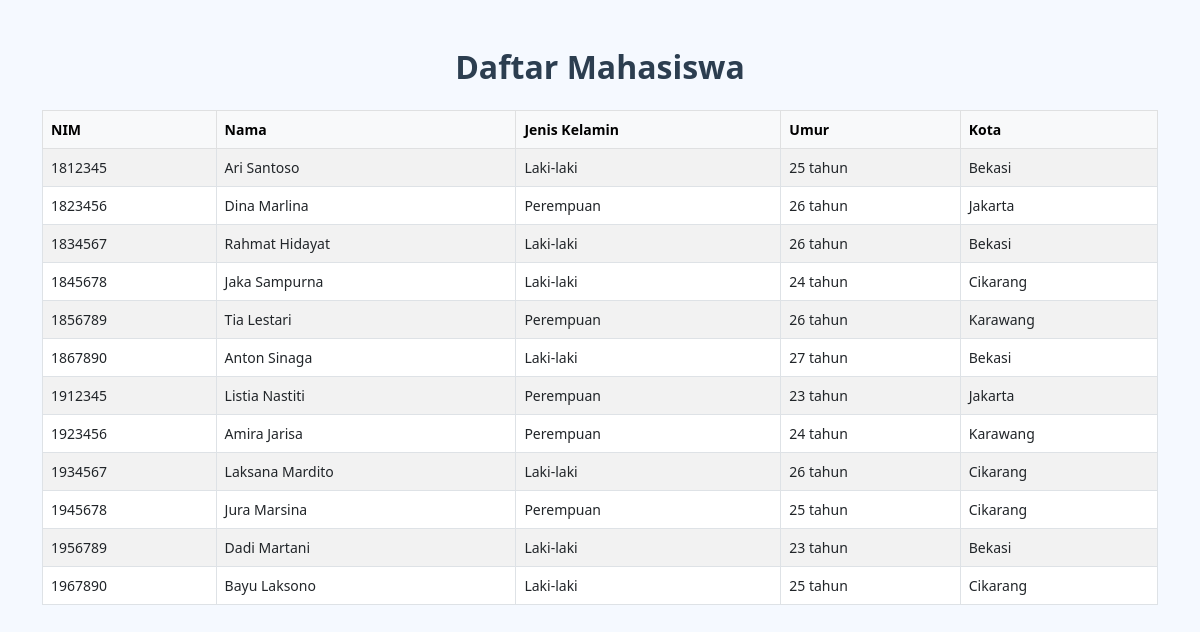
The app's page /uas_basisdata_tiara/daftar_mahasiswa.php with its own data.
### tables this page shows
CREATE TABLE `mahasiswa` (
  `nim` varchar(10) NOT NULL,
  `nama` varchar(100) DEFAULT NULL,
  `jk` varchar(15) DEFAULT NULL,
  `tgl_lahir` date DEFAULT NULL,
  `jalan` varchar(100) DEFAULT NULL,
  `kota` varchar(50) DEFAULT NULL,
  `kodepos` varchar(10) DEFAULT NULL,
  `no_hp` varchar(15) DEFAULT NULL,
  `kd_ds` varchar(10) DEFAULT NULL
);

### uas_basisdata_tiara/daftar_mahasiswa.php (the view, shortened to what this page needs)
<?php
include 'koneksi.php';
?>
<!DOCTYPE html>
<html>
<head>
  <link href="https://cdn.jsdelivr.net/npm/bootstrap@5.3.0/dist/css/bootstrap.min.css" rel="stylesheet">
  <link rel="stylesheet" href="style.css">
</head>
<body>
  <div class="container mt-5">
    <h2 class="text-center mb-4">Daftar Mahasiswa</h2>
    <table class="table table-bordered table-striped">
      <thead class="table-light">
        <tr>
          <th>NIM</th>
          <th>Nama</th>
          <th>Jenis Kelamin</th>
          <th>Umur</th>
          <th>Kota</th>
        </tr>
      </thead>
      <tbody>
        <?php
        $sql = "SELECT nim, nama,
                       jenis_kelamin_lengkap(jk) AS jk_lengkap,
                       hitung_umur(tgl_lahir) AS umur,
                       kota
                FROM mahasiswa";
        $result = mysqli_query($conn, $sql);
        while ($row = mysqli_fetch_assoc($result)) {
          echo "<tr>";
          echo "<td>{$row['nim']}</td>";
          echo "<td>{$row['nama']}</td>";
          echo "<td>{$row['jk_lengkap']}</td>";
          echo "<td>{$row['umur']} tahun</td>";
          echo "<td>{$row['kota']}</td>";
          echo "</tr>";
        }
        ?>
      </tbody>
    </table>
  </div>
</body>
</html>

### uas_basisdata_tiara/style.css (style rules this page uses)
body { background-color: #f5f9ff; font-family: 'Segoe UI', sans-serif; padding-bottom: 50px; }
h2 { color: #2c3e50; text-align: center; margin-bottom: 30px; }
.table { font-size: 14px; }
h2 { font-weight: bold; color: #2c3e50; }

### records on screen
mahasiswa: nim "1812345", nama "Ari Santoso", jk_lengkap "Laki-laki", umur "25", kota "Bekasi"
mahasiswa: nim "1823456", nama "Dina Marlina", jk_lengkap "Perempuan", umur "26", kota "Jakarta"
mahasiswa: nim "1834567", nama "Rahmat Hidayat", jk_lengkap "Laki-laki", umur "26", kota "Bekasi"
mahasiswa: nim "1845678", nama "Jaka Sampurna", jk_lengkap "Laki-laki", umur "24", kota "Cikarang"
mahasiswa: nim "1856789", nama "Tia Lestari", jk_lengkap "Perempuan", umur "26", kota "Karawang"
mahasiswa: nim "1867890", nama "Anton Sinaga", jk_lengkap "Laki-laki", umur "27", kota "Bekasi"
mahasiswa: nim "1912345", nama "Listia Nastiti", jk_lengkap "Perempuan", umur "23", kota "Jakarta"
mahasiswa: nim "1923456", nama "Amira Jarisa", jk_lengkap "Perempuan", umur "24", kota "Karawang"
mahasiswa: nim "1934567", nama "Laksana Mardito", jk_lengkap "Laki-laki", umur "26", kota "Cikarang"
mahasiswa: nim "1945678", nama "Jura Marsina", jk_lengkap "Perempuan", umur "25", kota "Cikarang"
mahasiswa: nim "1956789", nama "Dadi Martani", jk_lengkap "Laki-laki", umur "23", kota "Bekasi"
mahasiswa: nim "1967890", nama "Bayu Laksono", jk_lengkap "Laki-laki", umur "25", kota "Cikarang"
